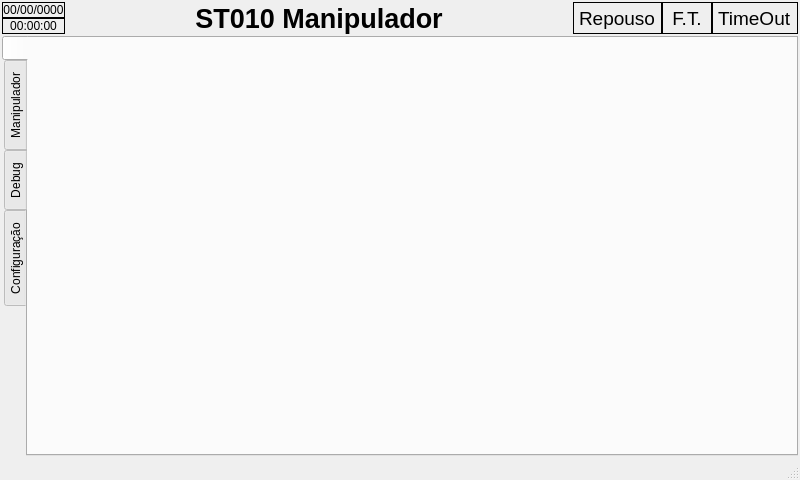
<?xml version="1.0" encoding="UTF-8"?>
<ui version="4.0">
 <class>Hmi</class>
 <widget class="QMainWindow" name="Hmi">
  <property name="geometry">
   <rect>
    <x>0</x>
    <y>0</y>
    <width>800</width>
    <height>480</height>
   </rect>
  </property>
  <property name="windowTitle">
   <string>Hmi</string>
  </property>
  <widget class="QWidget" name="centralwidget">
   <layout class="QVBoxLayout" name="verticalLayout">
    <property name="spacing">
     <number>2</number>
    </property>
    <property name="leftMargin">
     <number>2</number>
    </property>
    <property name="topMargin">
     <number>2</number>
    </property>
    <property name="rightMargin">
     <number>2</number>
    </property>
    <property name="bottomMargin">
     <number>2</number>
    </property>
    <item>
     <layout class="QHBoxLayout" name="horizontalLayout_2" stretch="0,1,0,0,0">
      <property name="spacing">
       <number>0</number>
      </property>
      <property name="topMargin">
       <number>0</number>
      </property>
      <item>
       <layout class="QVBoxLayout" name="verticalLayout_2">
        <property name="spacing">
         <number>0</number>
        </property>
        <item>
         <widget class="QLabel" name="lblDate">
          <property name="font">
           <font>
            <family>Tahoma</family>
           </font>
          </property>
          <property name="frameShape">
           <enum>QFrame::Box</enum>
          </property>
          <property name="text">
           <string>00/00/0000</string>
          </property>
          <property name="alignment">
           <set>Qt::AlignCenter</set>
          </property>
         </widget>
        </item>
        <item>
         <widget class="QLabel" name="lblTime">
          <property name="font">
           <font>
            <family>Tahoma</family>
           </font>
          </property>
          <property name="frameShape">
           <enum>QFrame::Box</enum>
          </property>
          <property name="text">
           <string>00:00:00</string>
          </property>
          <property name="alignment">
           <set>Qt::AlignCenter</set>
          </property>
         </widget>
        </item>
       </layout>
      </item>
      <item>
       <widget class="QLabel" name="lblTitle">
        <property name="font">
         <font>
          <family>Tahoma</family>
          <pointsize>20</pointsize>
          <weight>75</weight>
          <bold>true</bold>
         </font>
        </property>
        <property name="text">
         <string>ST010 Manipulador</string>
        </property>
        <property name="alignment">
         <set>Qt::AlignCenter</set>
        </property>
       </widget>
      </item>
      <item>
       <widget class="QLabel" name="lblRest">
        <property name="minimumSize">
         <size>
          <width>80</width>
          <height>0</height>
         </size>
        </property>
        <property name="font">
         <font>
          <family>Tahoma</family>
          <pointsize>14</pointsize>
         </font>
        </property>
        <property name="frameShape">
         <enum>QFrame::Box</enum>
        </property>
        <property name="text">
         <string>Repouso</string>
        </property>
       </widget>
      </item>
      <item>
       <widget class="QLabel" name="lblJobDone">
        <property name="minimumSize">
         <size>
          <width>50</width>
          <height>0</height>
         </size>
        </property>
        <property name="font">
         <font>
          <family>Tahoma</family>
          <pointsize>14</pointsize>
         </font>
        </property>
        <property name="frameShape">
         <enum>QFrame::Box</enum>
        </property>
        <property name="text">
         <string>F.T.</string>
        </property>
        <property name="alignment">
         <set>Qt::AlignCenter</set>
        </property>
       </widget>
      </item>
      <item>
       <widget class="QLabel" name="lblTimeOut">
        <property name="minimumSize">
         <size>
          <width>80</width>
          <height>0</height>
         </size>
        </property>
        <property name="font">
         <font>
          <family>Tahoma</family>
          <pointsize>14</pointsize>
         </font>
        </property>
        <property name="frameShape">
         <enum>QFrame::Box</enum>
        </property>
        <property name="text">
         <string>TimeOut</string>
        </property>
       </widget>
      </item>
     </layout>
    </item>
    <item>
     <layout class="QHBoxLayout" name="horizontalLayout">
      <property name="spacing">
       <number>0</number>
      </property>
      <item>
       <widget class="QTabWidget" name="mainMenu">
        <property name="tabPosition">
         <enum>QTabWidget::West</enum>
        </property>
        <property name="tabShape">
         <enum>QTabWidget::Rounded</enum>
        </property>
        <property name="currentIndex">
         <number>0</number>
        </property>
        <property name="iconSize">
         <size>
          <width>48</width>
          <height>48</height>
         </size>
        </property>
        <widget class="QWidget" name="tab">
         <attribute name="icon">
          <iconset>
           <normalon>:/icon/home</normalon>
          </iconset>
         </attribute>
         <attribute name="title">
          <string/>
         </attribute>
         <layout class="QVBoxLayout" name="verticalLayout_3" stretch="1">
          <property name="spacing">
           <number>0</number>
          </property>
          <property name="leftMargin">
           <number>0</number>
          </property>
          <property name="topMargin">
           <number>0</number>
          </property>
          <property name="rightMargin">
           <number>0</number>
          </property>
          <property name="bottomMargin">
           <number>0</number>
          </property>
          <item>
           <widget class="QLabel" name="label">
            <property name="pixmap">
             <pixmap resource="resource.qrc">:/icon/picture</pixmap>
            </property>
            <property name="scaledContents">
             <bool>false</bool>
            </property>
            <property name="alignment">
             <set>Qt::AlignCenter</set>
            </property>
           </widget>
          </item>
         </layout>
        </widget>
        <widget class="QWidget" name="manipulator">
         <attribute name="icon">
          <iconset resource="resource.qrc">
           <normaloff>:/icon/manipulator</normaloff>:/icon/manipulator</iconset>
         </attribute>
         <attribute name="title">
          <string>Manipulador</string>
         </attribute>
        </widget>
        <widget class="QWidget" name="debug">
         <attribute name="title">
          <string>Debug</string>
         </attribute>
         <layout class="QVBoxLayout" name="verticalLayout_4">
          <property name="spacing">
           <number>0</number>
          </property>
          <property name="leftMargin">
           <number>0</number>
          </property>
          <property name="topMargin">
           <number>0</number>
          </property>
          <property name="rightMargin">
           <number>0</number>
          </property>
          <property name="bottomMargin">
           <number>0</number>
          </property>
          <item>
           <widget class="DebugWidget" name="debugwidget" native="true"/>
          </item>
         </layout>
        </widget>
        <widget class="QWidget" name="config">
         <attribute name="title">
          <string>Configuração</string>
         </attribute>
         <layout class="QVBoxLayout" name="verticalLayout_5">
          <property name="spacing">
           <number>0</number>
          </property>
          <property name="leftMargin">
           <number>0</number>
          </property>
          <property name="topMargin">
           <number>0</number>
          </property>
          <property name="rightMargin">
           <number>0</number>
          </property>
          <property name="bottomMargin">
           <number>0</number>
          </property>
          <item>
           <widget class="QTabWidget" name="tabWidget">
            <property name="tabShape">
             <enum>QTabWidget::Rounded</enum>
            </property>
            <widget class="QWidget" name="hx711">
             <attribute name="title">
              <string>Hx711</string>
             </attribute>
             <layout class="QVBoxLayout" name="verticalLayout_6">
              <property name="spacing">
               <number>0</number>
              </property>
              <property name="leftMargin">
               <number>0</number>
              </property>
              <property name="topMargin">
               <number>0</number>
              </property>
              <property name="rightMargin">
               <number>0</number>
              </property>
              <property name="bottomMargin">
               <number>0</number>
              </property>
              <item>
               <widget class="Hx711Config" name="cnf_hx711" native="true"/>
              </item>
             </layout>
            </widget>
            <widget class="QWidget" name="tab_3">
             <attribute name="title">
              <string>Tab 2</string>
             </attribute>
            </widget>
           </widget>
          </item>
         </layout>
        </widget>
       </widget>
      </item>
     </layout>
    </item>
   </layout>
  </widget>
  <widget class="QStatusBar" name="statusbar"/>
 </widget>
 <customwidgets>
  <customwidget>
   <class>DebugWidget</class>
   <extends>QWidget</extends>
   <header location="global">debugwidget.h</header>
   <container>1</container>
  </customwidget>
  <customwidget>
   <class>Hx711Config</class>
   <extends>QWidget</extends>
   <header location="global">hx711config.h</header>
   <container>1</container>
  </customwidget>
 </customwidgets>
 <resources>
  <include location="resource.qrc"/>
 </resources>
 <connections/>
</ui>
